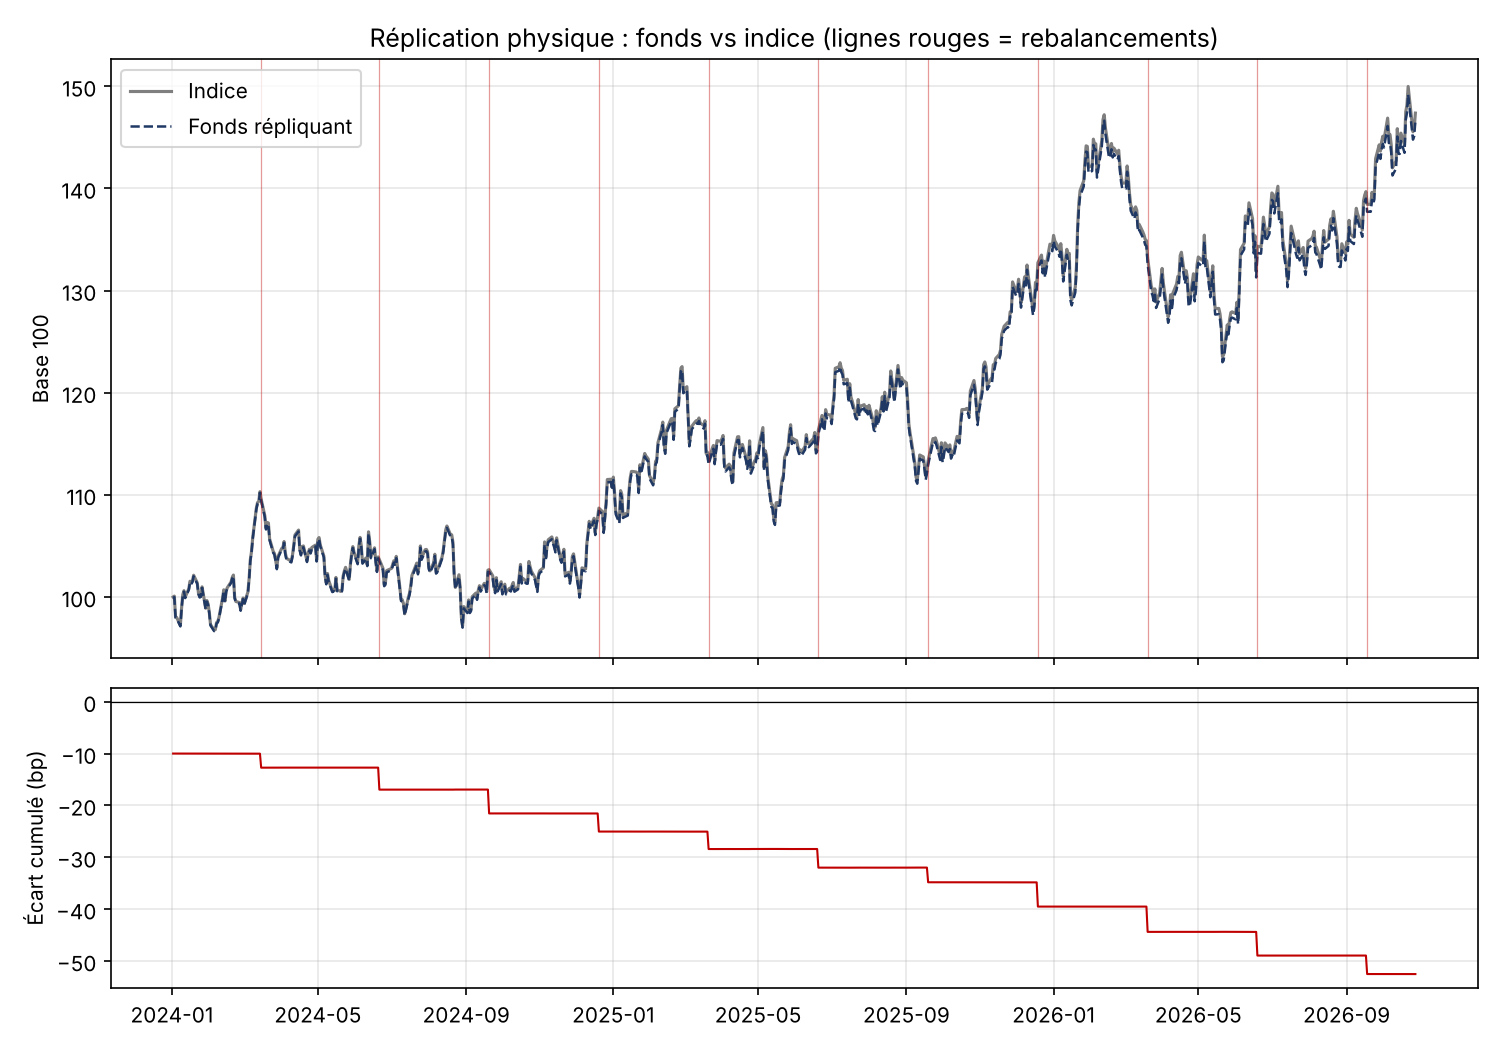

Python code for this plot:
"""
RÉPLICATION PHYSIQUE D'UN INDICE AVEC REBALANCEMENT TRIMESTRIEL
===============================================================

Objectif
--------
Un fonds (ou un ETF) en réplication physique détient réellement les actions
de l'indice. À chaque rebalancement trimestriel, l'indice change ses poids :
le gérant doit acheter / vendre pour coller aux nouveaux poids.

Le script :
    1. calcule l'indice de référence (poids cibles, rebalancé chaque trimestre) ;
    2. simule le portefeuille réel : nombre d'actions ENTIER, frais de
       transaction à chaque rebalancement, poids qui dérivent entre deux dates ;
    3. mesure la qualité de la réplication :
           tracking difference = perf fonds - perf indice
           tracking error      = volatilité annualisée de l'écart quotidien
       et le turnover (volume échangé à chaque rebalancement).

FICHIER EXCEL À CRÉER POUR UTILISER LE CODE
-------------------------------------------
Nom du fichier : donnees_replication.xlsx
Emplacement    : le dossier indiqué dans DOSSIER_DONNEES ci-dessous

Onglet "Prix"  (en-têtes en ligne 1)
    Colonne A        : Date
    Colonnes B, C... : un cours de clôture par action, nom de l'action en en-tête

Onglet "Poids"  (en-têtes en ligne 1)
    Colonne A        : Date de rebalancement
    Colonnes B, C... : poids cible de chaque action (mêmes en-têtes que "Prix",
                       somme des poids = 1 sur chaque ligne)

Lancement
---------
    python replication_indice.py          -> lit le fichier Excel
    python replication_indice.py --demo   -> données fictives (10 actions)
"""

import sys
from pathlib import Path

import matplotlib.pyplot as plt
import numpy as np
import pandas as pd

# ---------------------------------------------------------------------------
# PARAMÈTRES À MODIFIER
# ---------------------------------------------------------------------------

DOSSIER_DONNEES = r"XXXXXXXXXXXXXXXXXXXXXXXX"
NOM_FICHIER = "donnees_replication.xlsx"

ENCOURS_INITIAL = 50_000_000.0   # taille du fonds en euros
FRAIS_TRANSACTION = 0.0010       # 10 bp sur chaque montant acheté ou vendu


# ---------------------------------------------------------------------------
# 1. DONNÉES
# ---------------------------------------------------------------------------

def lire_donnees(chemin):
    chemin = Path(chemin)
    if not chemin.exists():
        raise FileNotFoundError(f"Fichier introuvable : {chemin}\n"
                                "Vérifie DOSSIER_DONNEES, ou lance avec --demo.")
    prix = pd.read_excel(chemin, sheet_name="Prix", index_col=0, parse_dates=True).sort_index()
    poids = pd.read_excel(chemin, sheet_name="Poids", index_col=0, parse_dates=True).sort_index()
    poids = poids.div(poids.sum(axis=1), axis=0)       # sécurité : somme = 100 %
    return prix, poids


def donnees_demo():
    """10 actions corrélées, poids cibles qui changent à chaque trimestre."""
    rng = np.random.default_rng(12)
    dates = pd.bdate_range("2024-01-02", "2026-10-28")
    noms = [f"ACTION_{i:02d}" for i in range(1, 11)]
    n, k = len(dates), len(noms)

    vols = rng.uniform(0.18, 0.35, k)
    facteur = rng.standard_normal(n)                    # facteur marché commun
    bruit = rng.standard_normal((n, k))
    z = 0.6 * facteur[:, None] + 0.8 * bruit
    rendements = 0.05 / 252 - 0.5 * vols ** 2 / 252 + vols / np.sqrt(252) * z
    prix = pd.DataFrame(rng.uniform(20, 300, k) * np.exp(np.cumsum(rendements, axis=0)),
                        index=dates, columns=noms)

    # Rebalancement le 3e vendredi de mars, juin, septembre, décembre
    dates_rebal = [prix.index[0]]
    for annee in range(2024, 2027):
        for mois in (3, 6, 9, 12):
            vendredis = pd.date_range(f"{annee}-{mois:02d}-01", periods=31, freq="D")
            vendredis = vendredis[(vendredis.weekday == 4) & (vendredis.month == mois)]
            d = vendredis[2]
            if prix.index[0] < d <= prix.index[-1]:
                dates_rebal.append(prix.index[prix.index.get_indexer([d], method="bfill")[0]])

    poids = pd.DataFrame(rng.dirichlet(np.full(k, 8.0), len(dates_rebal)),
                         index=dates_rebal, columns=noms)
    return prix, poids


# ---------------------------------------------------------------------------
# 2. INDICE DE RÉFÉRENCE ET PORTEFEUILLE RÉPLIQUANT
# ---------------------------------------------------------------------------

def simuler(prix, poids):
    """
    Indice  : poids cibles appliqués exactement, sans frais, quantités fractionnaires.
    Fonds   : quantités entières, frais sur chaque transaction.
    """
    rebal = set(poids.index)
    rend = prix.pct_change().fillna(0)

    indice = [100.0]
    poids_indice = poids.iloc[0].to_numpy()

    quantites = np.zeros(prix.shape[1])
    cash = ENCOURS_INITIAL
    valeur_fonds, journal = [], []

    for t, date in enumerate(prix.index):
        cours = prix.loc[date].to_numpy()

        # --- Indice : on fait évoluer les poids avec les cours
        if t > 0:
            r = rend.loc[date].to_numpy()
            indice.append(indice[-1] * (1 + poids_indice @ r))
            poids_indice = poids_indice * (1 + r) / (1 + poids_indice @ r)

        # --- Rebalancement
        if date in rebal:
            cibles = poids.loc[date].to_numpy()
            poids_indice = cibles.copy()

            valeur = cash + quantites @ cours
            # On réserve d'abord le montant des frais pour ne jamais être à découvert :
            # 1er passage pour estimer les frais, 2e passage avec la valeur nette de frais
            frais = 0.0
            for _ in range(2):
                nouvelles_qte = np.floor((valeur - frais) * cibles / cours)   # actions entières
                echanges = (nouvelles_qte - quantites) * cours
                frais = FRAIS_TRANSACTION * np.abs(echanges).sum()
            cash -= echanges.sum() + frais
            quantites = nouvelles_qte
            journal.append({"Date": date.date(), "Turnover": np.abs(echanges).sum() / valeur,
                            "Frais (EUR)": frais, "Cash résiduel": cash / valeur})

        valeur_fonds.append(cash + quantites @ cours)

    res = pd.DataFrame({"Indice": indice,
                        "Fonds": np.array(valeur_fonds) / ENCOURS_INITIAL * 100},
                       index=prix.index)
    return res, pd.DataFrame(journal).set_index("Date")


def mesures(res):
    annees = (res.index[-1] - res.index[0]).days / 365.0
    perf = (res.iloc[-1] / res.iloc[0]) ** (1 / annees) - 1
    ecart_jour = res["Fonds"].pct_change() - res["Indice"].pct_change()
    return {
        "Perf. annualisée indice": perf["Indice"],
        "Perf. annualisée fonds": perf["Fonds"],
        "Tracking difference (par an)": perf["Fonds"] - perf["Indice"],
        "Tracking error (annualisée)": ecart_jour.std() * np.sqrt(252),
    }


# ---------------------------------------------------------------------------
# 3. GRAPHIQUE
# ---------------------------------------------------------------------------

def tracer(res, poids):
    fig, (ax1, ax2) = plt.subplots(2, 1, figsize=(10, 7), sharex=True,
                                   gridspec_kw={"height_ratios": [2, 1]})
    ax1.plot(res.index, res["Indice"], color="#7F7F7F", lw=1.5, label="Indice")
    ax1.plot(res.index, res["Fonds"], color="#1F3864", lw=1.2, ls="--", label="Fonds répliquant")
    for d in poids.index[1:]:
        ax1.axvline(d, color="#C00000", lw=0.6, alpha=0.4)
    ax1.set_title("Réplication physique : fonds vs indice (lignes rouges = rebalancements)")
    ax1.set_ylabel("Base 100")
    ax1.legend()
    ax1.grid(alpha=0.3)

    ecart_bp = (res["Fonds"] / res["Indice"] - 1) * 10_000
    ax2.plot(res.index, ecart_bp, color="#C00000", lw=1)
    ax2.axhline(0, color="black", lw=0.6)
    ax2.set_ylabel("Écart cumulé (bp)")
    ax2.grid(alpha=0.3)
    fig.tight_layout()

    sortie = Path(__file__).with_name("replication_indice.png")
    fig.savefig(sortie, dpi=150)
    print(f"\nGraphique enregistré : {sortie}")
    plt.show()


def main():
    if "--demo" in sys.argv:
        print("Mode démo : données fictives.")
        prix, poids = donnees_demo()
    else:
        prix, poids = lire_donnees(Path(DOSSIER_DONNEES) / NOM_FICHIER)

    res, journal = simuler(prix, poids)

    print("\nRebalancements :")
    print(journal.to_string(formatters={"Turnover": "{:.1%}".format,
                                        "Frais (EUR)": "{:,.0f}".format,
                                        "Cash résiduel": "{:.3%}".format}))
    print("\nQualité de la réplication :")
    for nom, valeur in mesures(res).items():
        print(f"  {nom:<30} {valeur:+.2%}")
    tracer(res, poids)


if __name__ == "__main__":
    main()
